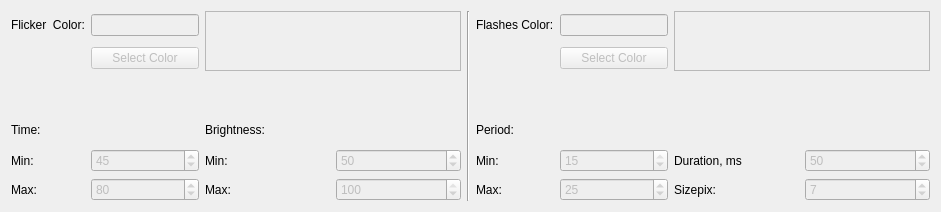
          <widget class="QWidget" name="TabLockup">
           <attribute name="title">
            <string>Lockup</string>
           </attribute>
           <layout class="QGridLayout" name="gridLayout_23">
            <item row="1" column="1">
             <widget class="QPushButton" name="BtnLockupFlickerColor">
              <property name="enabled">
               <bool>false</bool>
              </property>
              <property name="text">
               <string>Select Color</string>
              </property>
              <property name="autoDefault">
               <bool>true</bool>
              </property>
             </widget>
            </item>
            <item row="0" column="1">
             <widget class="QLineEdit" name="TxtLockupFlickerColor">
              <property name="enabled">
               <bool>false</bool>
              </property>
              <property name="inputMask">
               <string/>
              </property>
              <property name="text">
               <string/>
              </property>
              <property name="alignment">
               <set>Qt::AlignRight|Qt::AlignTrailing|Qt::AlignVCenter</set>
              </property>
             </widget>
            </item>
            <item row="0" column="5" rowspan="7">
             <widget class="Line" name="line">
              <property name="orientation">
               <enum>Qt::Vertical</enum>
              </property>
             </widget>
            </item>
            <item row="6" column="1">
             <widget class="QSpinBox" name="SpinLockupTimeMax">
              <property name="enabled">
               <bool>false</bool>
              </property>
              <property name="minimum">
               <number>45</number>
              </property>
              <property name="maximum">
               <number>9999</number>
              </property>
              <property name="value">
               <number>80</number>
              </property>
             </widget>
            </item>
            <item row="3" column="0">
             <widget class="QLabel" name="LblLockupTime">
              <property name="text">
               <string>Time:</string>
              </property>
             </widget>
            </item>
            <item row="6" column="0">
             <widget class="QLabel" name="LblLockupTimeMax">
              <property name="text">
               <string>Max:</string>
              </property>
             </widget>
            </item>
            <item row="5" column="4">
             <widget class="QSpinBox" name="SpinLockupBrightnessMin">
              <property name="enabled">
               <bool>false</bool>
              </property>
              <property name="maximum">
               <number>100</number>
              </property>
              <property name="value">
               <number>50</number>
              </property>
             </widget>
            </item>
            <item row="3" column="3">
             <widget class="QLabel" name="LblLockupBrightness">
              <property name="text">
               <string>Brightness:</string>
              </property>
             </widget>
            </item>
            <item row="5" column="3">
             <widget class="QLabel" name="LblLockupBrightnessMin">
              <property name="text">
               <string>Min:</string>
              </property>
             </widget>
            </item>
            <item row="6" column="9">
             <widget class="QLabel" name="LblLockupSizepix">
              <property name="text">
               <string>Sizepix:</string>
              </property>
             </widget>
            </item>
            <item row="0" column="0">
             <widget class="QLabel" name="LblLockupFlicker">
              <property name="text">
               <string>Flicker  Color:</string>
              </property>
             </widget>
            </item>
            <item row="6" column="3">
             <widget class="QLabel" name="LblLockcupBrightnessMax">
              <property name="text">
               <string>Max:</string>
              </property>
             </widget>
            </item>
            <item row="0" column="6">
             <widget class="QLabel" name="LblLockupFlashes">
              <property name="text">
               <string>Flashes Color:</string>
              </property>
             </widget>
            </item>
            <item row="5" column="9">
             <widget class="QLabel" name="LblLockupDuration">
              <property name="text">
               <string>Duration, ms</string>
              </property>
             </widget>
            </item>
            <item row="5" column="10">
             <widget class="QSpinBox" name="SpinLockupDuration">
              <property name="enabled">
               <bool>false</bool>
              </property>
              <property name="minimum">
               <number>1</number>
              </property>
              <property name="maximum">
               <number>9999</number>
              </property>
              <property name="singleStep">
               <number>10</number>
              </property>
              <property name="value">
               <number>50</number>
              </property>
             </widget>
            </item>
            <item row="6" column="4">
             <widget class="QSpinBox" name="SpinLockupBrightnessMax">
              <property name="enabled">
               <bool>false</bool>
              </property>
              <property name="minimum">
               <number>50</number>
              </property>
              <property name="maximum">
               <number>100</number>
              </property>
              <property name="value">
               <number>100</number>
              </property>
             </widget>
            </item>
            <item row="6" column="10">
             <widget class="QSpinBox" name="SpinLockupSizepix">
              <property name="enabled">
               <bool>false</bool>
              </property>
              <property name="minimum">
               <number>1</number>
              </property>
              <property name="maximum">
               <number>144</number>
              </property>
              <property name="singleStep">
               <number>1</number>
              </property>
              <property name="value">
               <number>7</number>
              </property>
             </widget>
            </item>
            <item row="5" column="0">
             <widget class="QLabel" name="LblLockupTimeMin">
              <property name="text">
               <string>Min:</string>
              </property>
             </widget>
            </item>
            <item row="5" column="1">
             <widget class="QSpinBox" name="SpinLockupTimeMin">
              <property name="enabled">
               <bool>false</bool>
              </property>
              <property name="minimum">
               <number>1</number>
              </property>
              <property name="maximum">
               <number>80</number>
              </property>
              <property name="value">
               <number>45</number>
              </property>
             </widget>
            </item>
            <item row="0" column="3" rowspan="2" colspan="2">
             <widget class="QTextBrowser" name="LockupFlickerColor">
              <property name="enabled">
               <bool>false</bool>
              </property>
              <property name="maximumSize">
               <size>
                <width>16777215</width>
                <height>60</height>
               </size>
              </property>
             </widget>
            </item>
            <item row="2" column="0">
             <spacer name="verticalSpacer_8">
              <property name="orientation">
               <enum>Qt::Vertical</enum>
              </property>
              <property name="sizeHint" stdset="0">
               <size>
                <width>20</width>
                <height>40</height>
               </size>
              </property>
             </spacer>
            </item>
            <item row="1" column="7">
             <widget class="QPushButton" name="BtnLockupFlashesColor">
              <property name="enabled">
               <bool>false</bool>
              </property>
              <property name="text">
               <string>Select Color</string>
              </property>
              <property name="autoDefault">
               <bool>true</bool>
              </property>
             </widget>
            </item>
            <item row="3" column="6">
             <widget class="QLabel" name="LblLockupPeriod">
              <property name="text">
               <string>Period:</string>
              </property>
             </widget>
            </item>
            <item row="5" column="6">
             <widget class="QLabel" name="LblLockupPeriodMin">
              <property name="text">
               <string>Min:</string>
              </property>
             </widget>
            </item>
            <item row="6" column="6">
             <widget class="QLabel" name="LblLockupPeriodMax">
              <property name="text">
               <string>Max:</string>
              </property>
             </widget>
            </item>
            <item row="5" column="7">
             <widget class="QSpinBox" name="SpinLockupPeriodMin">
              <property name="enabled">
               <bool>false</bool>
              </property>
              <property name="minimum">
               <number>1</number>
              </property>
              <property name="maximum">
               <number>15</number>
              </property>
              <property name="singleStep">
               <number>1</number>
              </property>
              <property name="value">
               <number>15</number>
              </property>
             </widget>
            </item>
            <item row="6" column="7">
             <widget class="QSpinBox" name="SpinLockupPeriodMax">
              <property name="enabled">
               <bool>false</bool>
              </property>
              <property name="minimum">
               <number>15</number>
              </property>
              <property name="maximum">
               <number>9999</number>
              </property>
              <property name="singleStep">
               <number>5</number>
              </property>
              <property name="value">
               <number>25</number>
              </property>
             </widget>
            </item>
            <item row="0" column="9" rowspan="2" colspan="2">
             <widget class="QTextBrowser" name="LockupFlashesColor">
              <property name="enabled">
               <bool>false</bool>
              </property>
              <property name="maximumSize">
               <size>
                <width>16777215</width>
                <height>60</height>
               </size>
              </property>
             </widget>
            </item>
            <item row="0" column="7">
             <widget class="QLineEdit" name="TxtLockupFlashesColor">
              <property name="enabled">
               <bool>false</bool>
              </property>
              <property name="text">
               <string/>
              </property>
              <property name="alignment">
               <set>Qt::AlignRight|Qt::AlignTrailing|Qt::AlignVCenter</set>
              </property>
             </widget>
            </item>
           </layout>
          </widget>
